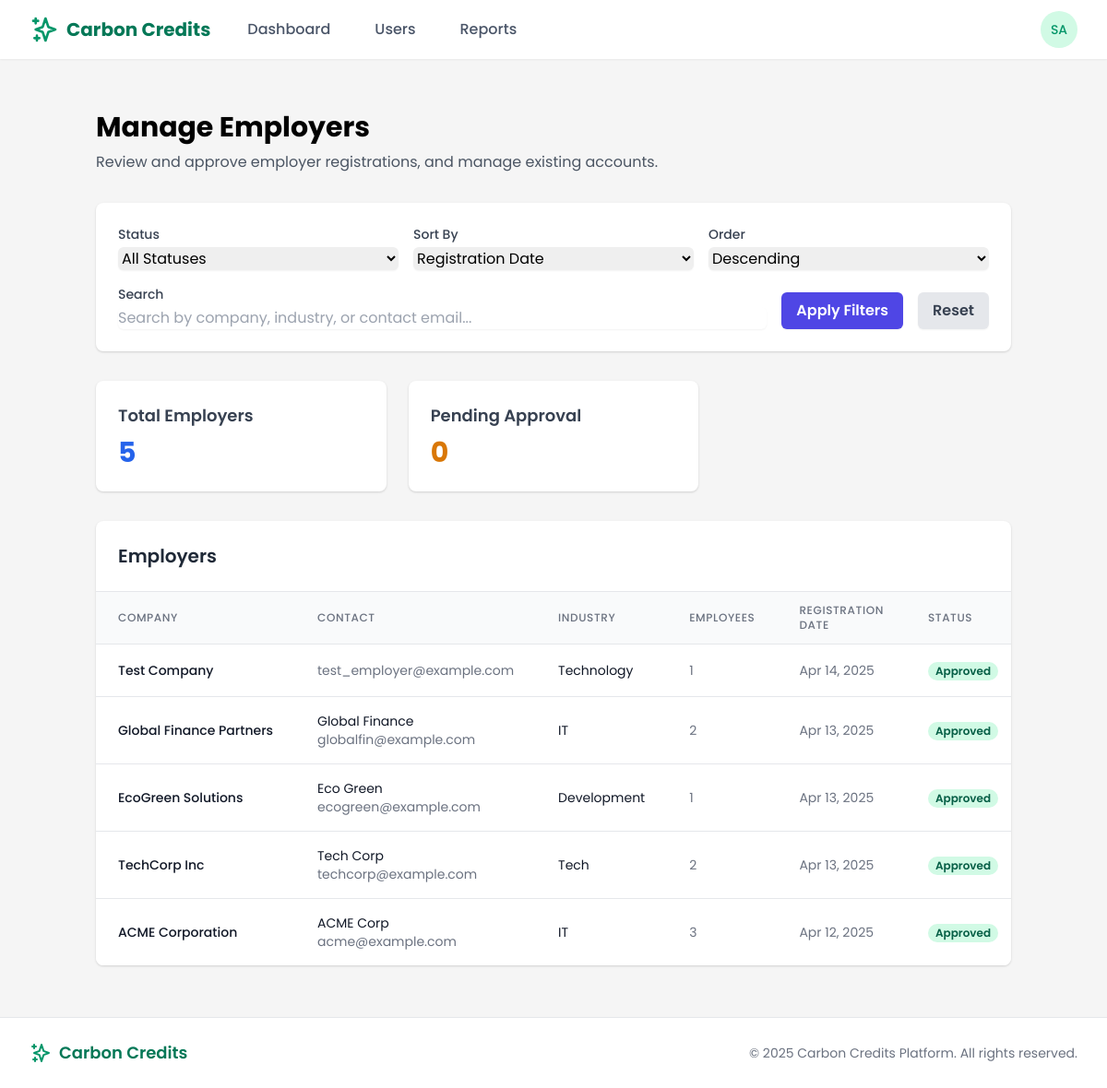
Before: /systemadmin/employers/ (signed in) with the older database file.
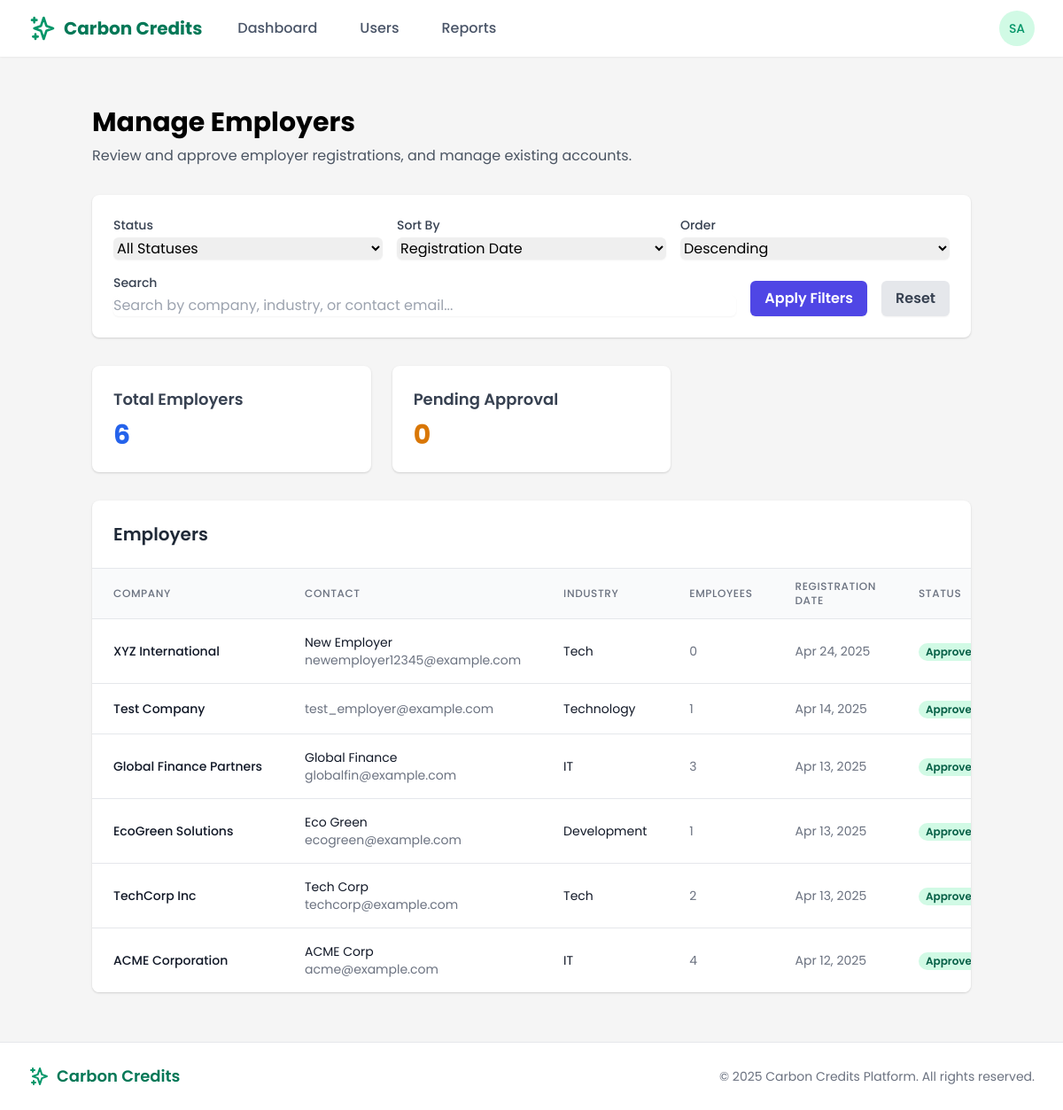
After: the same page with the newer database file.
### users/models.py (models this page shows, shortened)
class EmployerProfile(models.Model):
    user = models.OneToOneField(
        CustomUser,
        on_delete=models.CASCADE,
        related_name='employer_profile'
    )
    company_name = models.CharField(max_length=100)
    registration_number = models.CharField(max_length=50, unique=True)
    industry = models.CharField(max_length=100)
    approved = models.BooleanField(default=False)
    created_at = models.DateTimeField(default=timezone.now)
    initial_credits_allocated = models.BooleanField(default=False)
    wallet_balance = models.DecimalField(max_digits=10, decimal_places=2, default=0)

class CustomUser(AbstractUser):
    is_employee = models.BooleanField(default=False)
    is_employer = models.BooleanField(default=False)
    is_bank_admin = models.BooleanField(default=False)
    is_super_admin = models.BooleanField(default=False)
    email = models.EmailField(_('email address'), unique=True)
    date_joined = models.DateTimeField(default=timezone.now)
    approved = models.BooleanField(default=False)
    USERNAME_FIELD = 'email'
    REQUIRED_FIELDS = ['username', 'first_name', 'last_name']
    class Meta:
        verbose_name = _('user')
        verbose_name_plural = _('users')

### core/views/admin_views.py (the view, shortened to what this page needs)
# urls.py: path('employers/', admin_views.employers_list, name='admin_employers'),
@login_required
@user_passes_test(is_super_admin)
def employers_list(request):
    status_filter = request.GET.get('status', '')
    search_query = request.GET.get('search', '')
    sort_by = request.GET.get('sort', 'date_joined')
    sort_dir = request.GET.get('dir', 'desc')
    employers_queryset = EmployerProfile.objects.all().select_related('user')
    if status_filter:
        if status_filter == 'approved':
            employers_queryset = employers_queryset.filter(approved=True)
        elif status_filter == 'pending':
            employers_queryset = employers_queryset.filter(approved=False)
    if sort_by == 'company':
        order_field = 'company_name' if sort_dir == 'asc' else '-company_name'
    elif sort_by == 'email':
        order_field = 'user__email' if sort_dir == 'asc' else '-user__email'
    elif sort_by == 'industry':
        order_field = 'industry' if sort_dir == 'asc' else '-industry'
    elif sort_by == 'status':
        order_field = 'approved' if sort_dir == 'asc' else '-approved'
    else:  # default to date joined
        order_field = 'user__date_joined' if sort_dir == 'asc' else '-user__date_joined'
    employers_queryset = employers_queryset.order_by(order_field)
    for employer in employers_queryset:
        employer.employee_count = employer.employees.count()
    page_number = request.GET.get('page', 1)
    paginator = Paginator(employers_queryset, 20)  # 20 employers per page
    employers = paginator.get_page(page_number)
    context = {
        'employers': employers,
        'status_filter': status_filter,
        'search_query': search_query,
        'sort_by': sort_by,
        'sort_dir': sort_dir,
        'page_obj': employers,
        'total_employers': employers_queryset.count(),
        'pending_approval_count': employers_queryset.filter(approved=False).count(),
    }
    return render(request, 'admin/employers.html', context)

### core/views/admin_views.py (called while the page is built)
def is_super_admin(user):
    return user.is_authenticated and user.is_super_admin

### templates/admin/employers.html (shortened to what the changed rows need)
{% extends 'base.html' %}
{% load static %}
{% block content %}
<div class="container mx-auto px-4 py-8">
    <div class="mb-8">
        <h1 class="text-3xl font-bold mb-2">Manage Employers</h1>
    </div>
    <div class="grid grid-cols-1 md:grid-cols-3 gap-6 mb-8">
        <div class="bg-white rounded-lg shadow p-6">
            <h3 class="text-lg font-semibold text-gray-700 mb-2">Total Employers</h3>
            <p class="text-3xl font-bold text-blue-600">{{ total_employers }}</p>
        </div>
    </div>
    <div class="bg-white rounded-lg shadow overflow-hidden">
        <div class="p-6 border-b border-gray-200">
            <h2 class="text-xl font-semibold text-gray-800">Employers</h2>
        </div>
        {% if employers %}
        <div class="overflow-x-auto">
            <table class="min-w-full divide-y divide-gray-200">
                <thead class="bg-gray-50">
                    <tr>
                        <th scope="col" class="px-6 py-3 text-left text-xs font-medium text-gray-500 uppercase tracking-wider">Company</th>
                        <th scope="col" class="px-6 py-3 text-left text-xs font-medium text-gray-500 uppercase tracking-wider">Contact</th>
                        <th scope="col" class="px-6 py-3 text-left text-xs font-medium text-gray-500 uppercase tracking-wider">Industry</th>
                        <th scope="col" class="px-6 py-3 text-left text-xs font-medium text-gray-500 uppercase tracking-wider">Employees</th>
                        <th scope="col" class="px-6 py-3 text-left text-xs font-medium text-gray-500 uppercase tracking-wider">Registration Date</th>
                        <th scope="col" class="px-6 py-3 text-left text-xs font-medium text-gray-500 uppercase tracking-wider">Status</th>
                    </tr>
                </thead>
                <tbody class="bg-white divide-y divide-gray-200">
                    {% for employer in employers %}
                    <tr id="employer-{{ employer.id }}">
                        <td class="px-6 py-4 whitespace-nowrap">
                            <div class="text-sm font-medium text-gray-900">{{ employer.company_name }}</div>
                        </td>
                        <td class="px-6 py-4 whitespace-nowrap">
                            <div class="text-sm text-gray-900">{{ employer.user.get_full_name }}</div>
                            <div class="text-sm text-gray-500">{{ employer.user.email }}</div>
                        </td>
                        <td class="px-6 py-4 whitespace-nowrap">
                            <div class="text-sm text-gray-900">{{ employer.industry }}</div>
                        </td>
                        <td class="px-6 py-4 whitespace-nowrap text-sm text-gray-500">
                            {{ employer.employee_count }}
                        </td>
                        <td class="px-6 py-4 whitespace-nowrap text-sm text-gray-500">
                            {{ employer.user.date_joined|date:"M d, Y" }}
                        </td>
                        <td class="px-6 py-4 whitespace-nowrap">
                            {% if employer.approved %}
                            <span class="px-2 inline-flex text-xs leading-5 font-semibold rounded-full bg-green-100 text-green-800">
                                Approved
                            </span>
                            {% else %}
                            <span class="px-2 inline-flex text-xs leading-5 font-semibold rounded-full bg-yellow-100 text-yellow-800">
                                Pending
                            </span>
                            {% endif %}
                        </td>
                    </tr>
                    {% endfor %}
                </tbody>
            </table>
        </div>
        {% endif %}
    </div>
</div>
{% endblock %}

Changed rows visible on the page:
added EmployerProfile: company_name "XYZ International", user.get_full_name "New Employer", user.email "newemployer12345@example.com", industry "Tech", employee_count "0", user.date_joined "Apr 24, 2025", approved "Approved"
computed for EmployerProfile "Global Finance Partners": employee_count "2" → "3"
computed for EmployerProfile "ACME Corporation": employee_count "3" → "4"
Other visible differences:
{{ total_employers }}: "5" → "6"
